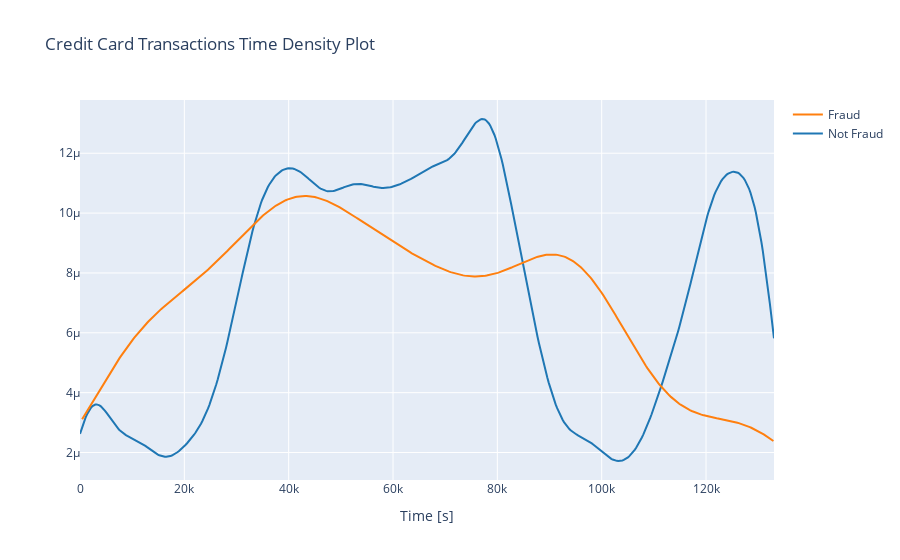

This figure's notebook cell:
### Code cell
class_0 = data_df.loc[data_df['Class'] == 0]["Time"]
class_1 = data_df.loc[data_df['Class'] == 1]["Time"]

hist_data = [class_0, class_1]
group_labels = ['Not Fraud', 'Fraud']

fig = ff.create_distplot(hist_data, group_labels, show_hist=False, show_rug=False)
fig['layout'].update(title='Credit Card Transactions Time Density Plot', xaxis=dict(title='Time [s]'))
iplot(fig, filename='dist_only')

### Figure 1 — Plotly figure (JSON) as saved in the notebook; plotly's stock layout.template omitted (floating-point values rounded to 4 significant figures; data arrays with more than 128 entries replaced by an {"elided": "..."} marker saying what was removed)
{"data": [{"legendgroup": "Not Fraud", "marker": {"color": "rgb(31, 119, 180)"}, "mode": "lines", "name": "Not Fraud", "showlegend": true, "x": {"elided": "500 float values"}, "xaxis": "x", "y": {"elided": "500 float values"}, "yaxis": "y", "type": "scatter"}, {"legendgroup": "Fraud", "marker": {"color": "rgb(255, 127, 14)"}, "mode": "lines", "name": "Fraud", "showlegend": true, "x": {"elided": "500 float values"}, "xaxis": "x", "y": {"elided": "500 float values"}, "yaxis": "y", "type": "scatter"}], "layout": {"barmode": "overlay", "hovermode": "closest", "legend": {"traceorder": "reversed"}, "title": {"text": "Credit Card Transactions Time Density Plot"}, "xaxis": {"anchor": "y2", "domain": [0, 1], "title": {"text": "Time [s]"}, "zeroline": false}, "yaxis": {"anchor": "free", "domain": [0, 1], "position": 0}}}
